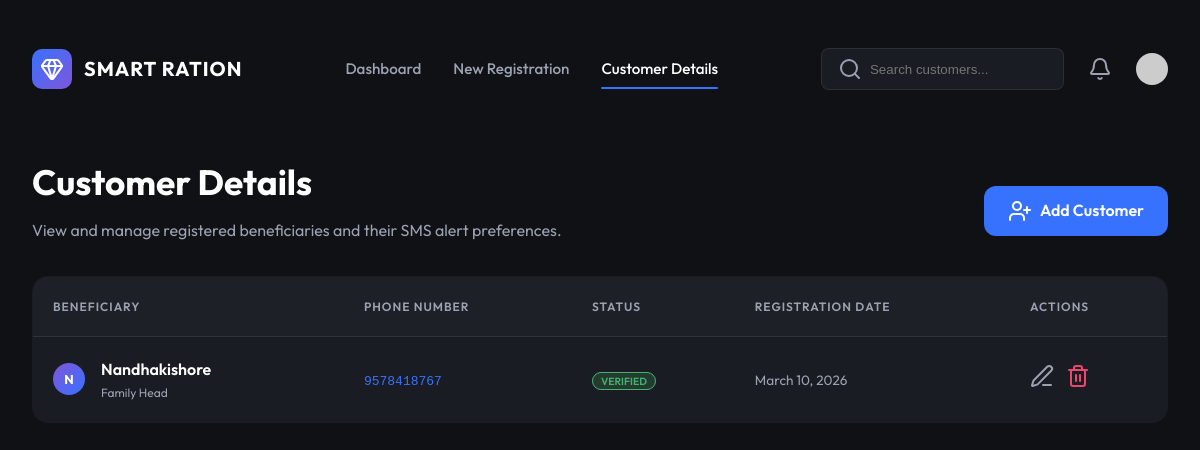
The page /customers on the database as committed earlier.
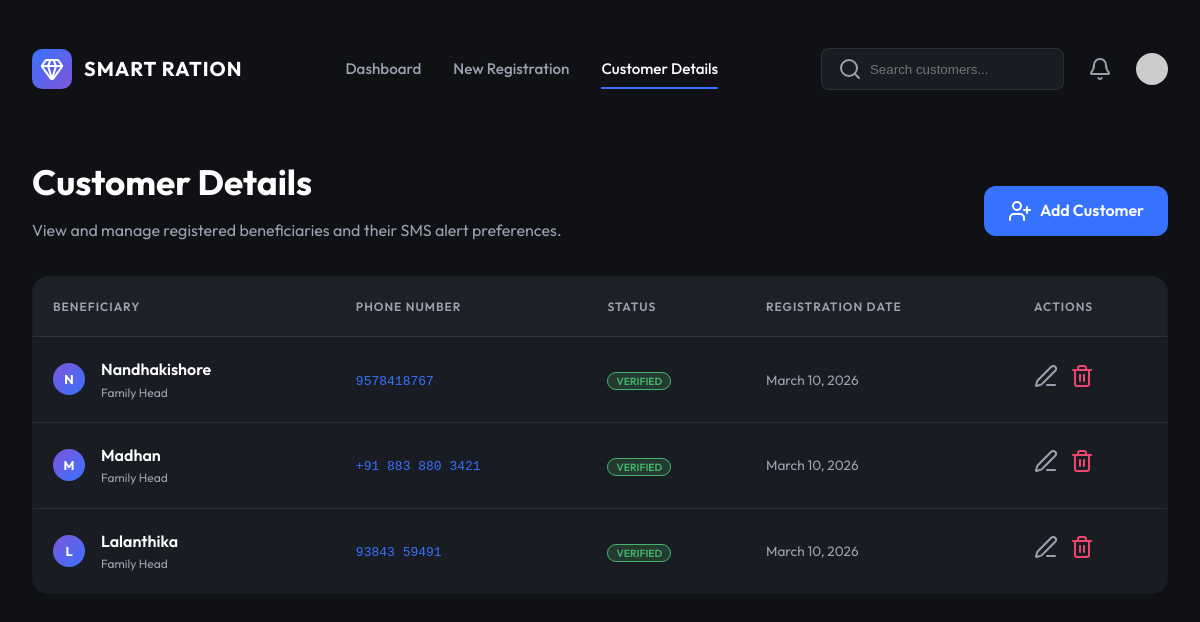
The same page on the database as committed later.
### tables this page shows
CREATE TABLE users (
            id INTEGER PRIMARY KEY AUTOINCREMENT,
            phone_number TEXT UNIQUE NOT NULL,
            name TEXT
        );

### app.py (the view)
@app.route('/customers')
def customers():
    conn = sqlite3.connect('database.db')
    cursor = conn.cursor()
    cursor.execute("SELECT * FROM users")
    users = cursor.fetchall()
    conn.close()
    return render_template('customers.html', users=users)

### templates/customers.html (shortened to what this page needs)
<!DOCTYPE html>
<html lang="en">
<head>
    <link rel="stylesheet" href="{{ url_for('static', filename='css/styles.css') }}">
</head>
<body>
    <div class="app-container">
        <header>
            <div class="brand">
                <div class="brand-icon">
                    <i data-lucide="gem" color="white" size="24"></i>
                </div>
                <span>SMART RATION</span>
            </div>
            <nav>
                <a href="/">Dashboard</a>
                <a href="/register">New Registration</a>
                <a href="/customers" class="active">Customer Details</a>
            </nav>
            <div class="header-actions">
                <div class="search-box">
                    <i data-lucide="search" size="18" color="#9ba1b0"></i>
                    <input type="text" id="customerSearch" placeholder="Search customers...">
                </div>
                <i data-lucide="bell" size="20" color="#9ba1b0"></i>
                <div style="width: 32px; height: 32px; border-radius: 50%; background: #ccc;"></div>
            </div>
        </header>
        <main>
            <div style="display: flex; justify-content: space-between; align-items: center; margin-bottom: 2rem;">
                <div>
                    <h1 style="font-size: 2.2rem; margin-bottom: 0.5rem;">Customer Details</h1>
                    <p style="color: var(--text-muted);">View and manage registered beneficiaries and their SMS alert
                        preferences.</p>
                </div>
                <a href="/register" class="btn-panel" style="background: var(--accent); color: white; border: none;">
                    <i data-lucide="user-plus" size="18"></i> Add Customer
                </a>
            </div>
            <table class="customer-table card">
                <thead>
                    <tr>
                        <th>Beneficiary</th>
                        <th>Phone Number</th>
                        <th>Status</th>
                        <th>Registration Date</th>
                        <th>Actions</th>
                    </tr>
                </thead>
                <tbody>
                    {% for user in users %}
                    <tr class="customer-row" id="row-{{ user[0] }}">
                        <td>
                            <div style="display: flex; align-items: center; gap: 1rem;">
                                <div class="avatar-small">{{ user[2][0]|upper if user[2] else 'U' }}</div>
                                <div>
                                    <div style="font-weight: 600;" class="customer-name" id="name-{{ user[0] }}">{{
                                        user[2] or 'Unnamed User' }}</div>
                                    <div style="font-size: 0.75rem; color: var(--text-muted);">Family Head</div>
                                </div>
                            </div>
                        </td>
                        <td>
                            <code style="color: var(--accent);" class="customer-phone"
                                id="phone-{{ user[0] }}">{{ user[1] }}</code>
                        </td>
                        <td>
                            <span class="badge badge-active"
                                style="padding: 0.1rem 0.5rem; font-size: 0.65rem;">Verified</span>
                        </td>
                        <td><span style="color: var(--text-muted); font-size: 0.85rem;">March 10, 2026</span></td>
                        <td>
                            <div style="display: flex; gap: 0.75rem;">
                                <i data-lucide="edit-3" size="18" color="#9ba1b0" style="cursor: pointer;"
                                    onclick="openEditModal('{{ user[0] }}')"></i>
                                <form action="/delete_customer/{{ user[0] }}" method="POST" style="display: inline;"
                                    onsubmit="return confirm('Are you sure you want to delete this beneficiary?')">
                                    <button type="submit"
                                        style="background: transparent; border: none; cursor: pointer; padding: 0;">
                                        <i data-lucide="trash-2" size="18" color="#ef466f"></i>
                                    </button>
                                </form>
                            </div>
                        </td>
                    </tr>
                    {% endfor %}
                </tbody>
            </table>
        </main>
    </div>
</body>
</html>

### static/css/styles.css (style rules this page uses)
:root { --bg: #0f1115; --surface: #1a1c23; --surface-hover: #23262f; --accent: #3772ff; --accent-glow: rgba(55, 114, 255, 0.3); --text: #ffffff; --text-muted: #9ba1b0; --border: rgba(255, 255, 255, 0.08); --success: #45b26b; --warning: #ef9707; --danger: #ef466f; --glass: rgba(255, 255, 255, 0.03); --font-main: 'Outfit', sans-serif; }
* { margin: 0; padding: 0; box-sizing: border-box; -webkit-font-smoothing: antialiased; }
body { background-color: var(--bg); color: var(--text); font-family: var(--font-main); line-height: 1.6; overflow-x: hidden; }
.app-container { max-width: 1400px; margin: 0 auto; padding: 2rem; }
header { display: flex; justify-content: space-between; align-items: center; padding: 1rem 0; margin-bottom: 3rem; }
.brand { display: flex; align-items: center; gap: 0.75rem; font-size: 1.25rem; font-weight: 700; letter-spacing: 1px; }
.brand-icon { width: 40px; height: 40px; background: linear-gradient(135deg, var(--accent), #7f56d9); border-radius: 10px; display: flex; align-items: center; justify-content: center; }
nav { display: flex; gap: 2rem; }
nav a { color: var(--text-muted); text-decoration: none; font-weight: 500; font-size: 0.95rem; transition: color 0.3s; position: relative; }
nav a.active, nav a:hover { color: var(--text); }
nav a.active::after { content: ''; position: absolute; bottom: -8px; left: 0; width: 100%; height: 2px; background: var(--accent); border-radius: 2px; }
.header-actions { display: flex; align-items: center; gap: 1.5rem; }
.search-box { background: var(--surface); border: 1px solid var(--border); border-radius: 8px; padding: 0.5rem 1rem; display: flex; align-items: center; gap: 0.5rem; }
.search-box input { background: transparent; border: none; outline: none; color: var(--text); }
.card { background: var(--surface); border: 1px solid var(--border); border-radius: 24px; padding: 2rem; position: relative; overflow: hidden; }
.badge { padding: 0.25rem 0.75rem; border-radius: 20px; font-size: 0.75rem; font-weight: 600; text-transform: uppercase; width: fit-content; margin-bottom: 1rem; }
.badge-active { background: rgba(69, 178, 107, 0.2); color: var(--success); border: 1px solid var(--success); }
.btn-panel { margin-top: 1.5rem; padding: 0.75rem 1.5rem; background: white; color: black; border-radius: 12px; font-weight: 600; text-decoration: none; width: fit-content; display: flex; align-items: center; gap: 0.5rem; transition: transform 0.2s; }
.card { animation: fadeIn 0.5s ease-out forwards; }

### templates/customers.html (style rules this page uses)
.customer-table { width: 100%; border-collapse: collapse; margin-top: 2rem; background: var(--surface); border-radius: 16px; overflow: hidden; border: 1px solid var(--border); }
.customer-table th, .customer-table td { padding: 1.25rem; text-align: left; border-bottom: 1px solid var(--border); }
.customer-table th { background: rgba(255, 255, 255, 0.02); color: var(--text-muted); font-weight: 600; text-transform: uppercase; font-size: 0.75rem; letter-spacing: 1px; }
.avatar-small { width: 32px; height: 32px; border-radius: 50%; background: linear-gradient(135deg, #7f56d9, var(--accent)); display: flex; align-items: center; justify-content: center; font-size: 0.8rem; font-weight: 700; }

Rows that differ between the two databases and show on the page:
added users: name "M", name "Madhan", phone_number "+91 883 880 3421"
added users: name "L", name "Lalanthika", phone_number "93843 59491"
